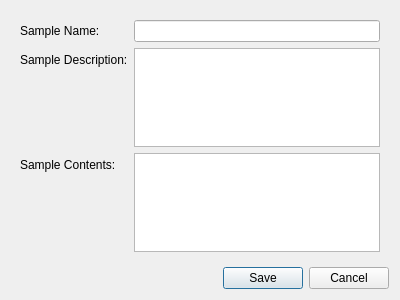
<?xml version="1.0" encoding="UTF-8"?>
<ui version="4.0">
 <class>SaveSample</class>
 <widget class="QDialog" name="SaveSample">
  <property name="windowModality">
   <enum>Qt::ApplicationModal</enum>
  </property>
  <property name="geometry">
   <rect>
    <x>0</x>
    <y>0</y>
    <width>400</width>
    <height>300</height>
   </rect>
  </property>
  <property name="windowTitle">
   <string>Save sample</string>
  </property>
  <layout class="QVBoxLayout" name="verticalLayout">
   <item>
    <widget class="QFrame" name="frame">
     <property name="frameShape">
      <enum>QFrame::NoFrame</enum>
     </property>
     <property name="frameShadow">
      <enum>QFrame::Raised</enum>
     </property>
     <layout class="QFormLayout" name="formLayout">
      <item row="0" column="0">
       <widget class="QLabel" name="label">
        <property name="text">
         <string>Sample Name:</string>
        </property>
       </widget>
      </item>
      <item row="1" column="0">
       <widget class="QLabel" name="label_2">
        <property name="text">
         <string>Sample Description:</string>
        </property>
       </widget>
      </item>
      <item row="2" column="0">
       <widget class="QLabel" name="label_3">
        <property name="text">
         <string>Sample Contents:</string>
        </property>
       </widget>
      </item>
      <item row="0" column="1">
       <widget class="QLineEdit" name="sample_name"/>
      </item>
      <item row="1" column="1">
       <widget class="QPlainTextEdit" name="sample_description"/>
      </item>
      <item row="2" column="1">
       <widget class="QPlainTextEdit" name="sample_contents">
        <property name="readOnly">
         <bool>true</bool>
        </property>
       </widget>
      </item>
     </layout>
    </widget>
   </item>
   <item>
    <widget class="QDialogButtonBox" name="buttonBox">
     <property name="locale">
      <locale language="English" country="UnitedStates"/>
     </property>
     <property name="orientation">
      <enum>Qt::Horizontal</enum>
     </property>
     <property name="standardButtons">
      <set>QDialogButtonBox::Cancel|QDialogButtonBox::Save</set>
     </property>
    </widget>
   </item>
  </layout>
 </widget>
 <resources/>
 <connections>
  <connection>
   <sender>buttonBox</sender>
   <signal>accepted()</signal>
   <receiver>SaveSample</receiver>
   <slot>accept()</slot>
   <hints>
    <hint type="sourcelabel">
     <x>248</x>
     <y>254</y>
    </hint>
    <hint type="destinationlabel">
     <x>157</x>
     <y>274</y>
    </hint>
   </hints>
  </connection>
  <connection>
   <sender>buttonBox</sender>
   <signal>rejected()</signal>
   <receiver>SaveSample</receiver>
   <slot>reject()</slot>
   <hints>
    <hint type="sourcelabel">
     <x>316</x>
     <y>260</y>
    </hint>
    <hint type="destinationlabel">
     <x>286</x>
     <y>274</y>
    </hint>
   </hints>
  </connection>
 </connections>
</ui>
